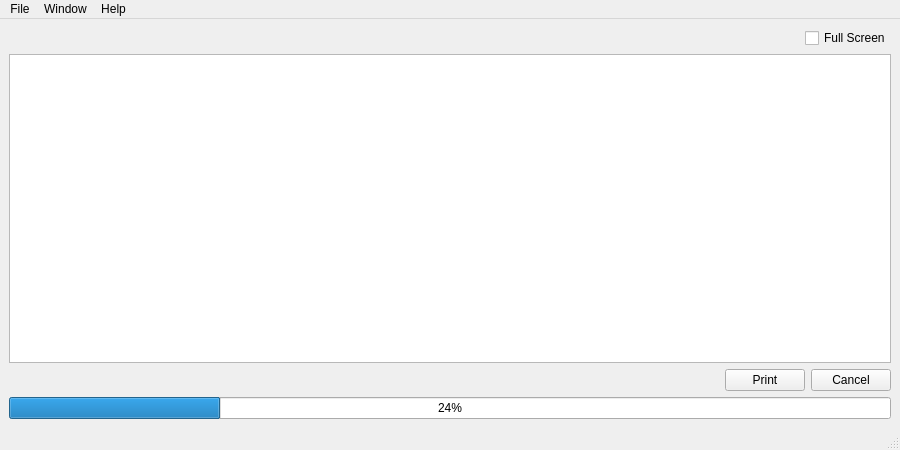
<?xml version="1.0" encoding="UTF-8"?>
<ui version="4.0">
 <class>BraillePrinter</class>
 <widget class="QMainWindow" name="BraillePrinter">
  <property name="windowModality">
   <enum>Qt::NonModal</enum>
  </property>
  <property name="geometry">
   <rect>
    <x>0</x>
    <y>0</y>
    <width>900</width>
    <height>450</height>
   </rect>
  </property>
  <property name="sizePolicy">
   <sizepolicy hsizetype="Preferred" vsizetype="Preferred">
    <horstretch>0</horstretch>
    <verstretch>0</verstretch>
   </sizepolicy>
  </property>
  <property name="minimumSize">
   <size>
    <width>900</width>
    <height>450</height>
   </size>
  </property>
  <property name="maximumSize">
   <size>
    <width>16777215</width>
    <height>16777215</height>
   </size>
  </property>
  <property name="windowTitle">
   <string>Braille Printer</string>
  </property>
  <property name="windowIcon">
   <iconset>
    <normaloff>Img/icon.ico</normaloff>Img/icon.ico</iconset>
  </property>
  <widget class="QWidget" name="centralwidget">
   <layout class="QVBoxLayout" name="verticalLayout_2">
    <item>
     <layout class="QGridLayout" name="ToolBar">
      <item row="0" column="0">
       <layout class="QHBoxLayout" name="horizontalLayoutToolBar">
        <item>
         <spacer name="horizontalSpacer_2">
          <property name="orientation">
           <enum>Qt::Horizontal</enum>
          </property>
          <property name="sizeHint" stdset="0">
           <size>
            <width>40</width>
            <height>20</height>
           </size>
          </property>
         </spacer>
        </item>
        <item>
         <widget class="QCheckBox" name="FullScreenCheckBox">
          <property name="text">
           <string>Full Screen</string>
          </property>
         </widget>
        </item>
       </layout>
      </item>
     </layout>
    </item>
    <item>
     <layout class="QGridLayout" name="TextArea">
      <item row="0" column="0">
       <widget class="QTextEdit" name="TextEditer">
        <property name="sizePolicy">
         <sizepolicy hsizetype="Preferred" vsizetype="Preferred">
          <horstretch>0</horstretch>
          <verstretch>0</verstretch>
         </sizepolicy>
        </property>
        <property name="minimumSize">
         <size>
          <width>0</width>
          <height>0</height>
         </size>
        </property>
        <property name="maximumSize">
         <size>
          <width>16777215</width>
          <height>16777215</height>
         </size>
        </property>
       </widget>
      </item>
     </layout>
    </item>
    <item>
     <layout class="QGridLayout" name="ButtonArea">
      <item row="0" column="0">
       <layout class="QHBoxLayout" name="horizontalLayoutForButtonArea">
        <item>
         <spacer name="horizontalSpacer">
          <property name="orientation">
           <enum>Qt::Horizontal</enum>
          </property>
          <property name="sizeHint" stdset="0">
           <size>
            <width>40</width>
            <height>20</height>
           </size>
          </property>
         </spacer>
        </item>
        <item>
         <widget class="QPushButton" name="Print">
          <property name="text">
           <string>Print</string>
          </property>
         </widget>
        </item>
        <item>
         <widget class="QPushButton" name="Cancel">
          <property name="text">
           <string>Cancel</string>
          </property>
         </widget>
        </item>
       </layout>
      </item>
     </layout>
    </item>
    <item>
     <layout class="QGridLayout" name="ProgressBar">
      <item row="0" column="0">
       <widget class="QProgressBar" name="progressBar">
        <property name="value">
         <number>24</number>
        </property>
       </widget>
      </item>
     </layout>
    </item>
   </layout>
  </widget>
  <widget class="QMenuBar" name="menubar">
   <property name="geometry">
    <rect>
     <x>0</x>
     <y>0</y>
     <width>900</width>
     <height>23</height>
    </rect>
   </property>
   <widget class="QMenu" name="menuFile">
    <property name="title">
     <string>File</string>
    </property>
    <addaction name="actionOpen_File"/>
    <addaction name="separator"/>
    <addaction name="actionPrint_File"/>
    <addaction name="separator"/>
    <addaction name="actionExit"/>
   </widget>
   <widget class="QMenu" name="menuSetting">
    <property name="title">
     <string>Window</string>
    </property>
    <addaction name="actionChange_Color"/>
    <addaction name="actionChange_Font"/>
    <addaction name="actionChange_Text_Size"/>
    <addaction name="separator"/>
    <addaction name="actionFull_Screen"/>
   </widget>
   <widget class="QMenu" name="menuHelp">
    <property name="title">
     <string>Help</string>
    </property>
    <addaction name="actionHelp"/>
    <addaction name="separator"/>
    <addaction name="actionAbout"/>
   </widget>
   <addaction name="menuFile"/>
   <addaction name="menuSetting"/>
   <addaction name="menuHelp"/>
  </widget>
  <widget class="QStatusBar" name="statusbar"/>
  <action name="actionOpen_File">
   <property name="text">
    <string>Open File</string>
   </property>
   <property name="shortcut">
    <string>Ctrl+O</string>
   </property>
  </action>
  <action name="actionPrint_File">
   <property name="text">
    <string>Print File</string>
   </property>
   <property name="shortcut">
    <string>Ctrl+P</string>
   </property>
  </action>
  <action name="actionExit">
   <property name="text">
    <string>Exit</string>
   </property>
   <property name="shortcut">
    <string>Ctrl+Q</string>
   </property>
  </action>
  <action name="actionChange_Color">
   <property name="text">
    <string>Change Color</string>
   </property>
   <property name="shortcut">
    <string>Alt+C</string>
   </property>
  </action>
  <action name="actionChange_Font">
   <property name="text">
    <string>Change Font</string>
   </property>
   <property name="shortcut">
    <string>Alt+F</string>
   </property>
  </action>
  <action name="actionChange_Text_Size">
   <property name="text">
    <string>Change Text Size</string>
   </property>
   <property name="shortcut">
    <string>Alt+S</string>
   </property>
  </action>
  <action name="actionFull_Screen">
   <property name="text">
    <string>Full Screen</string>
   </property>
   <property name="shortcut">
    <string>F11</string>
   </property>
  </action>
  <action name="actionHelp">
   <property name="text">
    <string>Help</string>
   </property>
   <property name="shortcut">
    <string>F1</string>
   </property>
  </action>
  <action name="actionAbout">
   <property name="text">
    <string>About </string>
   </property>
   <property name="shortcut">
    <string>F12</string>
   </property>
  </action>
 </widget>
 <resources/>
 <connections/>
</ui>
